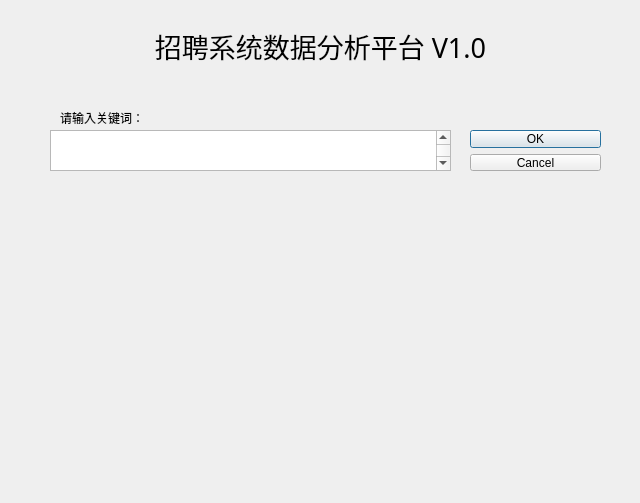
<?xml version="1.0" encoding="UTF-8"?>
<ui version="4.0">
 <class>Dialog</class>
 <widget class="QDialog" name="Dialog">
  <property name="geometry">
   <rect>
    <x>0</x>
    <y>0</y>
    <width>640</width>
    <height>503</height>
   </rect>
  </property>
  <property name="windowTitle">
   <string>Dialog</string>
  </property>
  <widget class="QDialogButtonBox" name="buttonBox">
   <property name="geometry">
    <rect>
     <x>470</x>
     <y>130</y>
     <width>131</width>
     <height>41</height>
    </rect>
   </property>
   <property name="orientation">
    <enum>Qt::Vertical</enum>
   </property>
   <property name="standardButtons">
    <set>QDialogButtonBox::Cancel|QDialogButtonBox::Ok</set>
   </property>
  </widget>
  <widget class="QTextBrowser" name="textBrowser">
   <property name="geometry">
    <rect>
     <x>50</x>
     <y>130</y>
     <width>401</width>
     <height>41</height>
    </rect>
   </property>
   <property name="font">
    <font>
     <family>Adobe 仿宋 Std R</family>
     <pointsize>18</pointsize>
    </font>
   </property>
   <property name="html">
    <string>&lt;!DOCTYPE HTML PUBLIC &quot;-//W3C//DTD HTML 4.0//EN&quot; &quot;http://www.w3.org/TR/REC-html40/strict.dtd&quot;&gt;
&lt;html&gt;&lt;head&gt;&lt;meta name=&quot;qrichtext&quot; content=&quot;1&quot; /&gt;&lt;style type=&quot;text/css&quot;&gt;
p, li { white-space: pre-wrap; }
&lt;/style&gt;&lt;/head&gt;&lt;body style=&quot; font-family:'Adobe 仿宋 Std R'; font-size:18pt; font-weight:400; font-style:normal;&quot;&gt;
&lt;p align=&quot;center&quot; style=&quot;-qt-paragraph-type:empty; margin-top:0px; margin-bottom:0px; margin-left:0px; margin-right:0px; -qt-block-indent:0; text-indent:0px;&quot;&gt;&lt;br /&gt;&lt;/p&gt;&lt;/body&gt;&lt;/html&gt;</string>
   </property>
  </widget>
  <widget class="QLabel" name="label">
   <property name="geometry">
    <rect>
     <x>60</x>
     <y>110</y>
     <width>91</width>
     <height>16</height>
    </rect>
   </property>
   <property name="text">
    <string>请输入关键词：</string>
   </property>
  </widget>
  <widget class="QLabel" name="label_2">
   <property name="geometry">
    <rect>
     <x>130</x>
     <y>10</y>
     <width>381</width>
     <height>71</height>
    </rect>
   </property>
   <property name="font">
    <font>
     <family>Adobe 黑体 Std R</family>
     <pointsize>20</pointsize>
    </font>
   </property>
   <property name="cursor">
    <cursorShape>ArrowCursor</cursorShape>
   </property>
   <property name="text">
    <string>招聘系统数据分析平台 V1.0</string>
   </property>
   <property name="alignment">
    <set>Qt::AlignCenter</set>
   </property>
  </widget>
 </widget>
 <resources/>
 <connections>
  <connection>
   <sender>buttonBox</sender>
   <signal>accepted()</signal>
   <receiver>Dialog</receiver>
   <slot>accept()</slot>
   <hints>
    <hint type="sourcelabel">
     <x>248</x>
     <y>254</y>
    </hint>
    <hint type="destinationlabel">
     <x>157</x>
     <y>274</y>
    </hint>
   </hints>
  </connection>
  <connection>
   <sender>buttonBox</sender>
   <signal>rejected()</signal>
   <receiver>Dialog</receiver>
   <slot>reject()</slot>
   <hints>
    <hint type="sourcelabel">
     <x>316</x>
     <y>260</y>
    </hint>
    <hint type="destinationlabel">
     <x>286</x>
     <y>274</y>
    </hint>
   </hints>
  </connection>
 </connections>
</ui>
